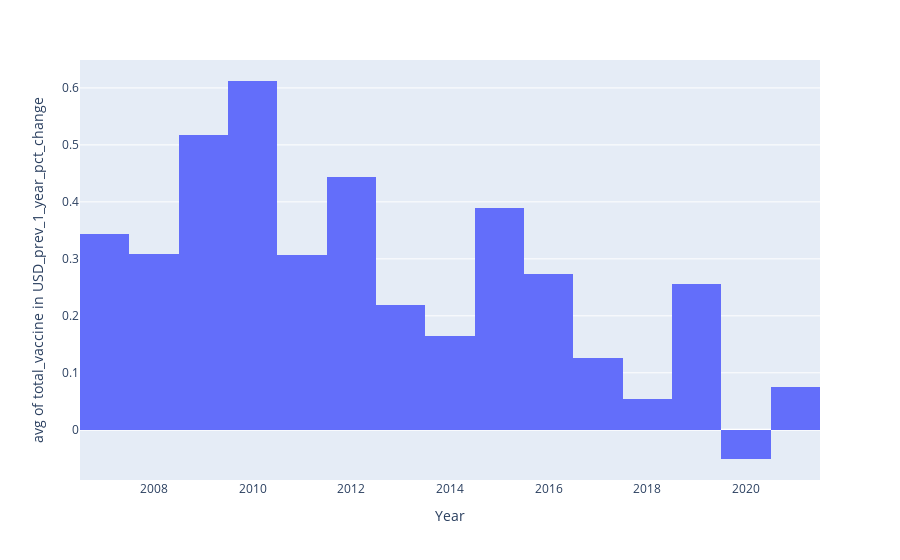

The notebook cell this image was saved under:
### Code cell
fig = px.histogram(merged_df.dropna(subset=['total_vaccine in USD_prev_1_year_pct_change']), x='Year', histfunc='avg', y='total_vaccine in USD_prev_1_year_pct_change')
fig

### Figure 1 — Plotly figure (JSON) as saved in the notebook; plotly's stock layout.template omitted (floating-point values rounded to 4 significant figures; data arrays with more than 128 entries replaced by an {"elided": "..."} marker saying what was removed)
{"data": [{"alignmentgroup": "True", "bingroup": "x", "histfunc": "avg", "hovertemplate": "Year=%{x}<br>avg of total_vaccine in USD_prev_1_year_pct_change=%{y}<extra></extra>", "legendgroup": "", "marker": {"color": "#636efa", "pattern": {"shape": ""}}, "name": "", "offsetgroup": "", "orientation": "v", "showlegend": false, "type": "histogram", "x": {"elided": "1104 str values"}, "xaxis": "x", "y": {"elided": "1104 float values"}, "yaxis": "y"}], "layout": {"barmode": "relative", "legend": {"tracegroupgap": 0}, "margin": {"t": 60}, "xaxis": {"anchor": "y", "domain": [0, 1], "title": {"text": "Year"}}, "yaxis": {"anchor": "x", "domain": [0, 1], "title": {"text": "avg of total_vaccine in USD_prev_1_year_pct_change"}}}}
